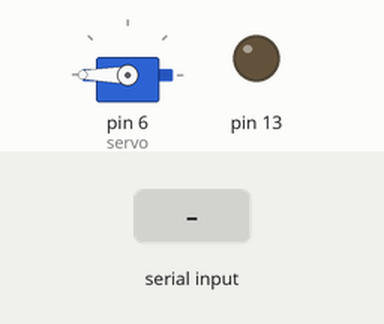
This sketch was run on a simulated Arduino Uno, built with avr-gcc and run on an emulated ATmega328P. Shown: servo, output pins drawn as LEDs (lit = HIGH). Inputs (shaded band) come from the test bench.

Above: at 1.2 s.
1.3 s: "1" received over the second serial link
At 4.4 s:
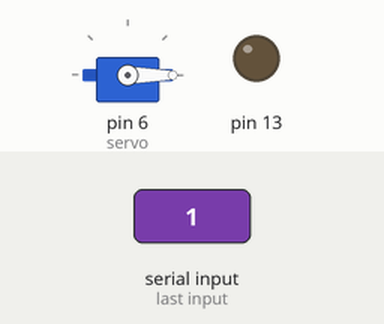
Timing chart, 0 to 5.9 s (numbered marks = the images above; inputs shaded):
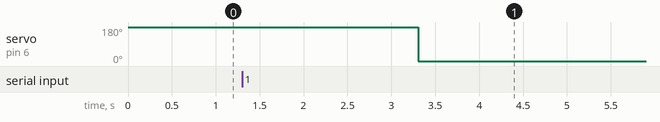

Measured:
- after the input at 1.3 s, servo on pin 6 (servo): 180° → 0° after 2.0 s

The sketch:

sketch_may22c.ino
```cpp
#include <SoftwareSerial.h>
#include <Servo.h>
String val;
Servo servo;
SoftwareSerial Bluetooth(3, 4);

void setup()

{

Bluetooth.begin(9600);
servo.attach(6);
servo.write(180);
pinMode(13, OUTPUT); // 13 пин – светодиод, объявляется как выход

}

void loop()

{
if (Bluetooth.available()) // проверка поданных команд
{
delay(1000);
val = Bluetooth.readString();
Bluetooth.print(val);
if (val.startsWith("1")) {
  Bluetooth.print("Hello");
  servo.write(0);} // при 1 включается светодиод

if (val.startsWith("0")) {servo.write(180);}
if (val.startsWith("2")) {servo.write(90);}
if (val.startsWith("3")) {servo.write(120);}
if (val.startsWith("5")) {servo.write(200);}
delay(2000);// при 0 выключается светодиод

}

}
```
